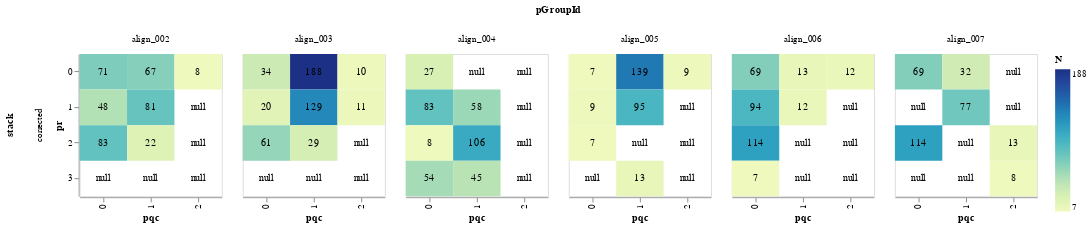

This figure's notebook cell:
### Markdown cell above
### Heatmaps of point matches

#### East-West point matches

### Code cell
icatapi.plotting.plot_matches_within_section(df_matches,
                                             direction='east-west',
                                             width=150,
                                             height=150)
